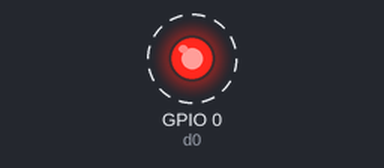
Bench run of a sketch on a simulated ESP32. Parts: output pins drawn as LEDs (lit = HIGH). Dashed ring = blinking.

Above: at 0.5 s.
Timing chart, 0 to 4.6 s (numbered marks = the images above):
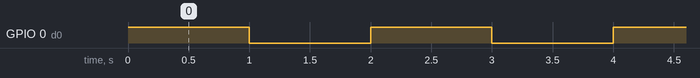

Measured:
- by itself, GPIO 0 (d0): alternates HIGH for 1.0 s and LOW for 1.0 s

The sketch:

sketch.ino
```cpp
// C++ code
int d0 = 0;

void setup()
{
  pinMode(d0, OUTPUT);

}

void loop()
{

  digitalWrite(d0, HIGH);
  delay(1000);
  digitalWrite(d0, LOW);
  delay(1000);

}
```
